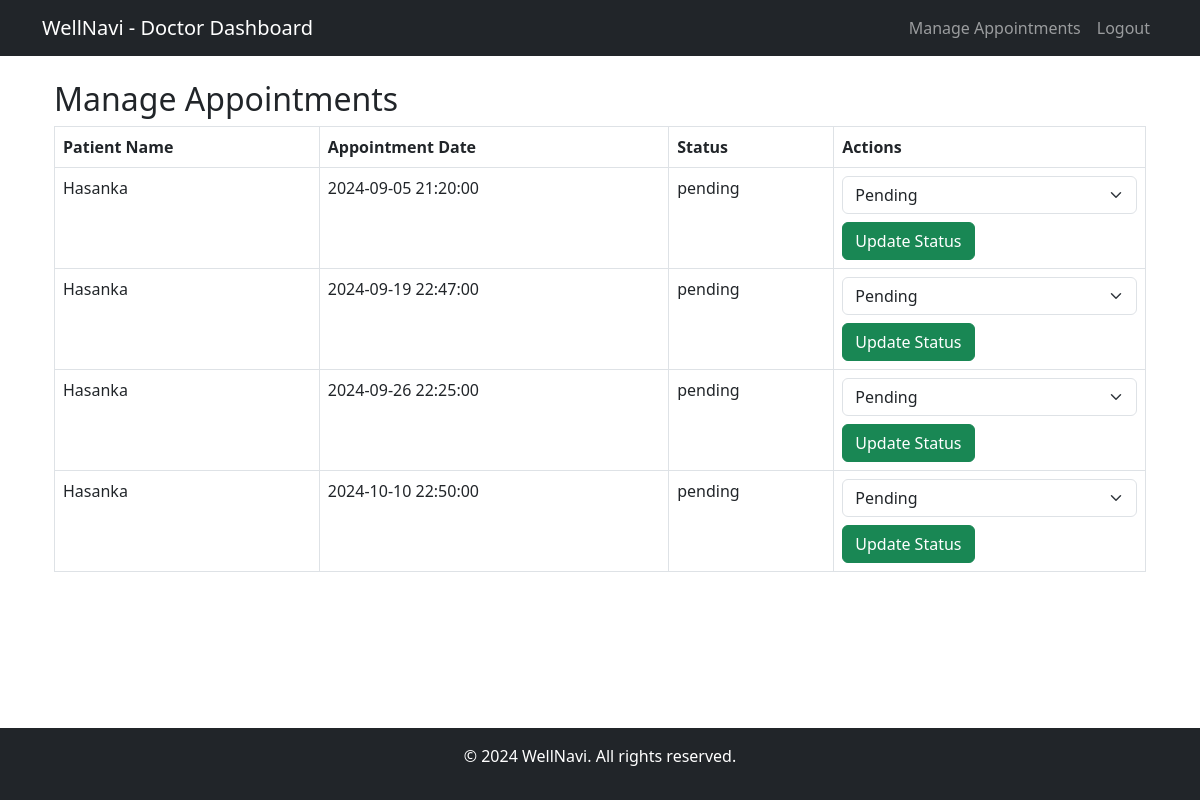
Before: /manage_appointments (signed in) with the older database file.
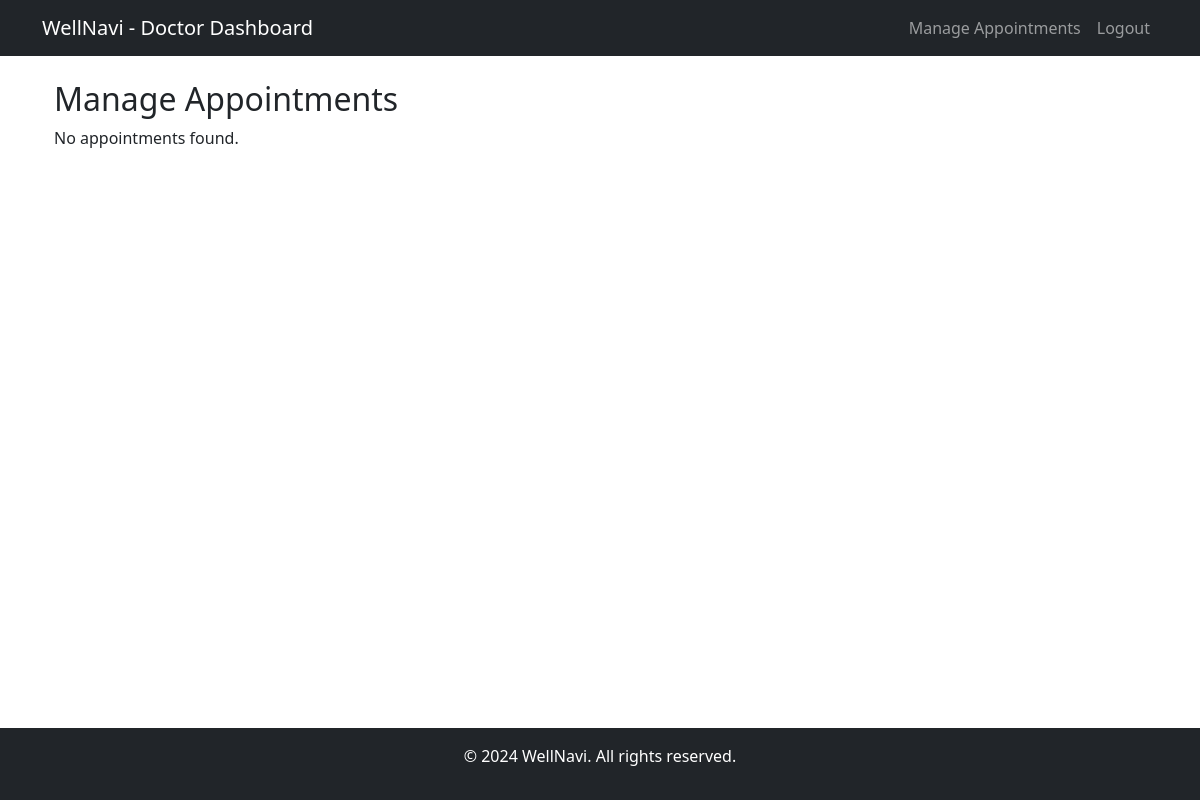
After: the same page with the newer database file.
### website/models.py (models this page shows)
class Appointment(db.Model):
    id = db.Column(db.Integer, primary_key=True)
    user_id = db.Column(db.Integer, db.ForeignKey('user.id', ondelete='CASCADE'), nullable=False)
    doctor_id = db.Column(db.Integer, db.ForeignKey('doctor.id', ondelete='CASCADE'), nullable=False)
    appointment_date = db.Column(db.DateTime, nullable=False)
    status = db.Column(db.String(20), nullable=False, default='pending')
    details = db.Column(db.String(500), nullable=True)
    created_at = db.Column(db.DateTime(timezone=True), default=func.now())

class User(db.Model, UserMixin):
    id = db.Column(db.Integer, primary_key=True)
    email = db.Column(db.String(150), unique=True, nullable=False)
    password = db.Column(db.String(150), nullable=False)
    first_name = db.Column(db.String(150), nullable=False)
    notes = db.relationship('Note', backref='user', passive_deletes=True)
    appointments = db.relationship('Appointment', backref='user', passive_deletes=True)

### website/views.py (the view)
@views.route('/manage_appointments', methods=['GET', 'POST'])
@login_required
def manage_appointments():
    doctor = current_user  # Assuming doctor login handled similarly to User login
    appointments = Appointment.query.filter_by(doctor_id=doctor.id).all()
    return render_template('manage_appointments.html', appointments=appointments,doctor=doctor)

### website/__init__.py (called while the page is built)
def create_app():
    app = Flask(__name__)
    app.config['SECRET_KEY'] = 'hjshjhdjah kjshkjdhjs'
    app.config['SQLALCHEMY_DATABASE_URI'] = f'sqlite:///{DB_NAME}'
    db.init_app(app)
    from .views import views
    from .auth import auth
    app.register_blueprint(views, url_prefix='/')
    app.register_blueprint(auth, url_prefix='/')
    from .models import User, Note, Admin
    with app.app_context():
        create_database(app)
    login_manager = LoginManager()
    login_manager.login_view = 'auth.login'
    login_manager.init_app(app)
    @login_manager.user_loader
    def load_user(user_id):
        admin = Admin.query.get(int(user_id))
        if admin:
            return admin
        return User.query.get(int(user_id))
    return app

### website/templates/manage_appointments.html (shortened to what this page needs)
{% extends "doctorbase.html" %}
{% block content %}
<div class="container">
  <h2>Manage Appointments</h2>
  {% if appointments %}
    <table class="table table-bordered">
      <thead>
        <tr>
          <th>Patient Name</th>
          <th>Appointment Date</th>
          <th>Status</th>
          <th>Actions</th>
        </tr>
      </thead>
      <tbody>
        {% for appointment in appointments %}
          <tr>
            <td>{{ appointment.user.first_name }}</td>
            <td>{{ appointment.appointment_date }}</td>
            <td>{{ appointment.status }}</td>
            <td>
              <form method="POST" action="/update_appointment_status/{{ appointment.id }}">
                <select name="status" class="form-select">
                  <option value="pending" {% if appointment.status == 'pending' %}selected{% endif %}>Pending</option>
                </select>
                <button type="submit" class="btn btn-success mt-2">Update Status</button>
              </form>
            </td>
          </tr>
        {% endfor %}
      </tbody>
    </table>
  {% else %}
    <p>No appointments found.</p>
  {% endif %}
</div>
{% endblock %}

### website/templates/doctorbase.html (shortened to what this page needs)
<!DOCTYPE html>
<html lang="en">
  <head>
    <link
      rel="stylesheet"
      href="https://cdn.jsdelivr.net/npm/bootstrap@5.3.0/dist/css/bootstrap.min.css"
    />
  </head>
  <body class="d-flex flex-column min-vh-100">
    <nav class="navbar navbar-expand-lg navbar-dark bg-dark">
      <div class="container">
        <a class="navbar-brand" href="/doctor">WellNavi - Doctor Dashboard</a>
        <div
          class="collapse navbar-collapse justify-content-end"
          id="navbarNav"
        >
          <ul class="navbar-nav">
            {% if doctor.is_authenticated %}
            <li class="nav-item">
              <a class="nav-link" href="/manage_appointments"
                >Manage Appointments</a
              >
            </li>
            <li class="nav-item">
              <a class="nav-link" href="/doctor_logout">Logout</a>
            </li>
            {% else %}
            <li class="nav-item">
              <a class="nav-link" href="/doctor_login">Login</a>
            </li>
            {% endif %}
          </ul>
        </div>
      </div>
    </nav>
    <div class="container mt-4">{% block content %}{% endblock %}</div>
    <footer class="bg-dark text-white mt-auto py-3">
      <div class="container text-center">
        <p>&copy; 2024 WellNavi. All rights reserved.</p>
      </div>
    </footer>
  </body>
</html>

Changed rows visible on the page:
removed Appointment: user.first_name "Hasanka", appointment_date "2024-09-05 21:20:00", status "pending", status "Pending"
removed Appointment: user.first_name "Hasanka", appointment_date "2024-09-19 22:47:00", status "pending", status "Pending"
removed Appointment: user.first_name "Hasanka", appointment_date "2024-09-26 22:25:00", status "pending", status "Pending"
removed Appointment: user.first_name "Hasanka", appointment_date "2024-10-10 22:50:00", status "pending", status "Pending"
Other visible differences:
text no longer shown: "Patient Name Appointment Date Status Actions"
text now shown: "No appointments found."
